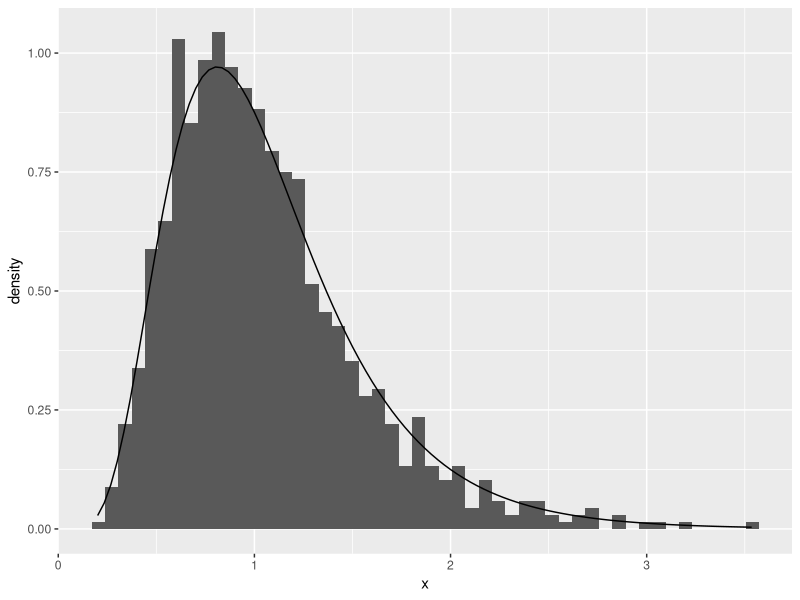

Reproduce this figure in R.
library(tidyverse)
m <- 1000
n1 <- 16; a1 <- 10; b1 <- 10
n2 <- 30; a2 <- 30; b2 <- 40

ge <- numeric(m)
for(i in 1:m){
  ga <-rnorm(n1,a1,b1)
  gb <-rnorm(n2,a2,b2)
  gc <- sum( (ga-mean(ga))^2 / (b1^2))
  gd <- sum( (gb-mean(gb))^2 / (b2^2) )
  #  n1+ n2個から２つできる
  # そのgcとgd をgeに入れていく
  ge[i] <- (gc/ (n1-1) ) / (gd / (n2-1) )
}
# ge としてはm個できる。これをヒストグラムにしたものとF分布の形を比較
gf <- tibble(x=ge)
ggplot(gf)+geom_histogram(aes(x=x,y=after_stat(density)),bins=50)+stat_function(fun=df, args=c(df1=(n1-1),df2=(n2-1)))
#ggplot(gf)+geom_histogram(aes(x=x,y=..density..),bins=50)+stat_function(fun=df, args=c(df1=(n1-1),df2=(n2-1)))
